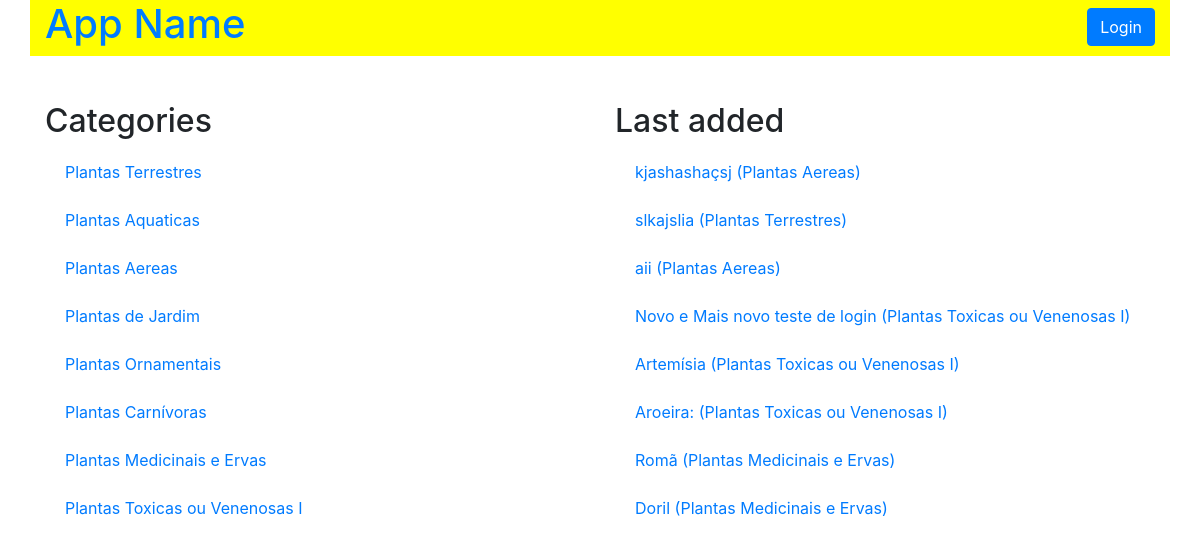
The page /category on the database its author committed.
### models.py (models this page shows, shortened)
class Category(Base):
    __tablename__ = 'category'
    id = Column(Integer, primary_key=True)
    name = Column(String(50), nullable=False)
    user_id = Column(Integer, ForeignKey('user.id'))
    user = relationship(User)

class Item(Base):
    __tablename__ = 'item'
    id = Column(Integer, primary_key=True)
    name = Column(String(50), nullable=False)
    description = Column(String(1000), nullable=False)
    category_id = Column(Integer, ForeignKey('category.id'))
    category = relationship(Category)
    user_id = Column(Integer, ForeignKey('user.id'))
    user = relationship(User)

### application.py (the view, shortened to what this page needs)
@app.route('/')
@app.route('/category')
def catalogFunction():
    category = session.query(Category)
    items = session.query(Item).filter_by(
        category_id=Item.category_id).order_by(Item.id.desc()).limit(8).all()
    if 'username' not in login_session:
        if category.count() == 0:
            flash("You have no categories yet!")
            return render_template(
                'publicCatalog.html', plantas=category, itemName=items)
        else:
            return render_template(
                'publicCatalog.html', plantas=category, itemName=items)

### templates/publicCatalog.html (shortened to what this page needs)
{% extends "main.html" %}
{% block content %}
{% include "header.html" %}
    <section class="row">
      <div id="item-description" class="col-md-6">
        <h2>Categories</h2>
        {% for i in plantas %}
          <div class="list-group">
            <a href="{{ url_for('categoryFunction', category_id=i.id)}}" class="list-group-item">{{ i.name }}</a>
          </div>
        {% endfor %}
      </div>
      <div id="item-description" class="col-md-6">
        <h2>Last added</h2>
        {% for i in itemName %}
          <div class="list-group">
            <a href="{{ url_for('itemFunction', category_id=i.category.id, item_id=i.id)}}" class="list-group-item">{{ i.name }} ({{ i.category.name }})</a>
          </div>
        {% endfor %}
      </div>
    </section>
{% endblock %}

### templates/main.html (shortened to what this page needs)
<!DOCTYPE html>
<html lang="pt-br">
  <head>
    <link rel="stylesheet" href="https://stackpath.bootstrapcdn.com/bootstrap/4.3.1/css/bootstrap.min.css">
    <link rel="stylesheet" href="{{ url_for('static', filename='styles.css') }}" />
  </head>
  <body>
    <div class="container">
      {% block content %}
      {% endblock %}
    </div>
  </body>
</html>

### templates/header.html
<header id="top-header" class="row">
  <div class="col-md-6">
    <a href="{{url_for('catalogFunction')}}">
      <h1>App Name</h1>
    </a>
  </div>
  <div class="col-md-6 text-right">
    {%if 'username' not in session %}
      <a href="{{url_for('showLogin')}}"><button type="button"  id="log-in-out-button" class="btn btn-primary">Login</button></a>
    {% else %}
      <a href="{{url_for('disconnect')}}"><button type="button"  id="log-in-out-button" class="btn btn-primary">Logout</button></a>
    {% endif %}
  </div>
</header>

### static/styles.css (style rules this page uses)
#top-header { background-color: yellow; }
#log-in-out-button { float: right; margin-top: 1.5%; }
.list-group-item { border: 0px; }
#item-description { margin-top: 4%; }

### rows shown on the page
Category: name "Plantas Terrestres"
Category: name "Plantas Aquaticas"
Category: name "Plantas Aereas"
Category: name "Plantas de Jardim"
Category: name "Plantas Ornamentais"
Category: name "Plantas Carnívoras"
Category: name "Plantas Medicinais e Ervas"
Category: name "Plantas Toxicas ou Venenosas I"
Item: name "kjashashaçsj", category.name "Plantas Aereas"
Item: name "slkajslia", category.name "Plantas Terrestres"
Item: name "aii", category.name "Plantas Aereas"
Item: name "Novo e Mais novo teste de login", category.name "Plantas Toxicas ou Venenosas I"
Item: name "Artemísia", category.name "Plantas Toxicas ou Venenosas I"
Item: name "Aroeira:", category.name "Plantas Toxicas ou Venenosas I"
Item: name "Romã", category.name "Plantas Medicinais e Ervas"
Item: name "Doril", category.name "Plantas Medicinais e Ervas"
